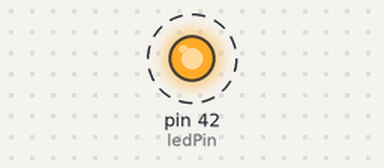
The sketch below on a simulated Arduino Mega 2560, built with avr-gcc and run on an emulated ATmega2560. On the bench: output pins drawn as LEDs (lit = HIGH). Dashed ring = blinking.

Above: at 0.02 s.
Timing chart, 0 to 3.0 s (numbered marks = the images above):
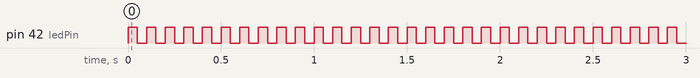

Measured:
- by itself, pin 42 (ledPin): alternates HIGH for 0.05 s and LOW for 0.05 s

The sketch:

led.ino
```cpp
const int ledPin = 42; // Define the LED pin

void setup() {
  pinMode(ledPin, OUTPUT); // Set the LED pin as an output
}


void loop() {
  digitalWrite(ledPin, HIGH); // Turn on the LED
  delay(50); // Wait for 1 second (1000 milliseconds)
  digitalWrite(ledPin, LOW); // Turn off the LED
  delay(50); // Wait for 1 second
}
```
